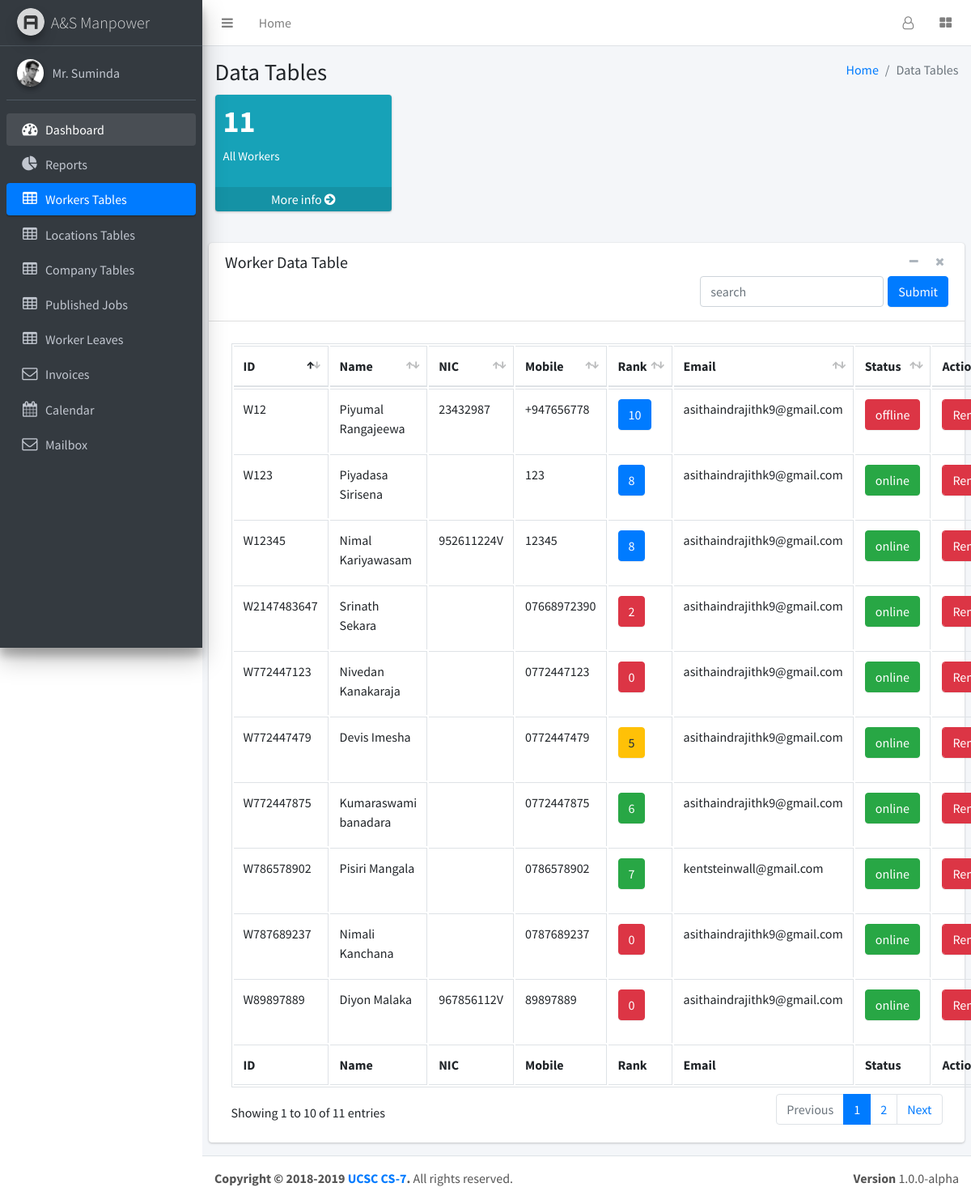
The page /pages/others/tables/data.php on the database its author committed.
### tables this page shows
CREATE TABLE `worker` (
  `workerID` varchar(45) NOT NULL,
  `workerName` varchar(45) DEFAULT NULL,
  `workerNIC` varchar(45) DEFAULT NULL,
  `workerPhone` varchar(45) DEFAULT NULL,
  `workerRank` int(10) DEFAULT '0',
  `workerEmail` varchar(45) DEFAULT NULL,
  `workerStatus` varchar(45) DEFAULT NULL,
  `workerImage` varchar(5000) DEFAULT NULL
);

### pages/query_boxes/supplier_view_workers.php (the view)
<?php
    $query="SELECT * FROM worker";
    $result=mysqli_query($conn,$query);
    if(mysqli_num_rows($result)>0){
        while($row=mysqli_fetch_assoc($result)){
            $rank="danger";
            if($row['workerRank']>7){
                $rank="primary";
            }else if($row['workerRank']>5){
                $rank="success";
            }else if($row['workerRank']>3){
                $rank="warning";
            }
            $status="success";
            if($row['workerStatus']!='online'){
                $status="danger";
            }
            echo "<tr>
                  <td>".$row['workerID']."</td>
                  <td>".$row['workerName']."</td>
                  <td>".$row['workerNIC']."</td>
                  <td>".$row['workerPhone']."</td>
                  <td><lable class='btn btn-".$rank."'>".$row['workerRank']."</lable></td>
                  <td>".$row['workerEmail']."</td>
                  <td><lable class='btn btn-".$status."'>".$row['workerStatus']."</lable></td>
                  <td>
                    <div style='text-align:right'>
                            <form action='../../query_boxes/supplier_remove_worker.php' autocomplete='on' method='POST'>
                                <div class='form-group'>
                                    <input style='display:none' type='text' value='".$row['workerID']."' name='workerID' required>
                                    <input type='submit' class='form-control btn btn-danger' value='Remove' name='removeWorker' required>
                                </div>
                            </form>
                        </div>
                  </td>
                </tr>";
        }
    }
?>

### rows shown on the page
worker: workerID "W12", workerName "Piyumal Rangajeewa", workerNIC "23432987", workerPhone "+947656778", workerRank "10", workerEmail "asithaindrajithk9@gmail.com", workerStatus "offline"
worker: workerID "W123", workerName "Piyadasa Sirisena", workerPhone "123", workerRank "8", workerEmail "asithaindrajithk9@gmail.com", workerStatus "online"
worker: workerID "W12345", workerName "Nimal Kariyawasam", workerNIC "952611224V", workerPhone "12345", workerRank "8", workerEmail "asithaindrajithk9@gmail.com", workerStatus "online"
worker: workerID "W2147483647", workerName "Srinath Sekara", workerPhone "07668972390", workerRank "2", workerEmail "asithaindrajithk9@gmail.com", workerStatus "online"
worker: workerID "W772447123", workerName "Nivedan Kanakaraja", workerPhone "0772447123", workerRank "0", workerEmail "asithaindrajithk9@gmail.com", workerStatus "online"
worker: workerID "W772447479", workerName "Devis Imesha", workerPhone "0772447479", workerRank "5", workerEmail "asithaindrajithk9@gmail.com", workerStatus "online"
worker: workerID "W772447875", workerName "Kumaraswami banadara", workerPhone "0772447875", workerRank "6", workerEmail "asithaindrajithk9@gmail.com", workerStatus "online"
worker: workerID "W786578902", workerName "Pisiri Mangala", workerPhone "0786578902", workerRank "7", workerEmail "kentsteinwall@gmail.com", workerStatus "online"
worker: workerID "W787689237", workerName "Nimali Kanchana", workerPhone "0787689237", workerRank "0", workerEmail "asithaindrajithk9@gmail.com", workerStatus "online"
worker: workerID "W89897889", workerName "Diyon Malaka", workerNIC "967856112V", workerPhone "89897889", workerRank "0", workerEmail "asithaindrajithk9@gmail.com", workerStatus "online"

### other values the page prints
$row['workerCount'] "11"
